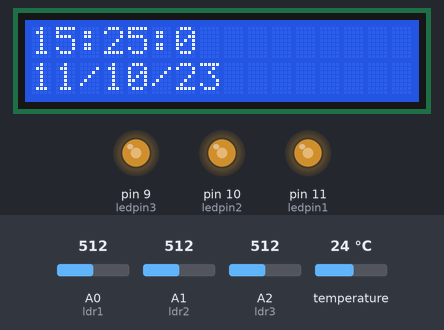
Simulated run of this sketch. Board: Arduino Uno, built with avr-gcc and run on an emulated ATmega328P. Parts: 16×2 character LCD, output pins drawn as LEDs (lit = HIGH). The inputs (shaded band) are chosen by the test bench; at power-on: A0 (ldr1) = 512, A1 (ldr2) = 512, A2 (ldr3) = 512, temperature 24 °C. The local clock reads 2024-03-15 10:24:30 at power-on unless the sketch sets it; what the sketch prints to the serial monitor is not drawn.

Above: at 4.2 s.
4.3 s: A0 (ldr1) set to 488
At 5.9 s:
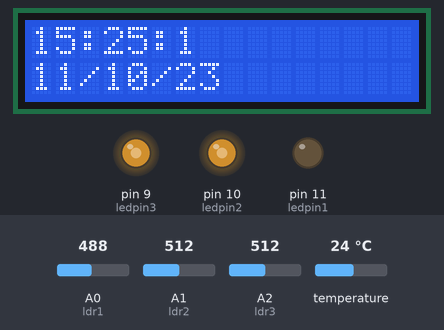
8.5 s: A1 (ldr2) set to 490
At 9.7 s:
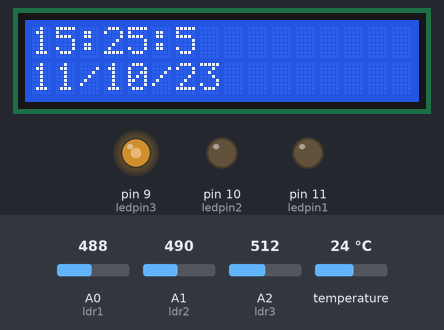
12.7 s: A2 (ldr3) set to 788
At 14.2 s:
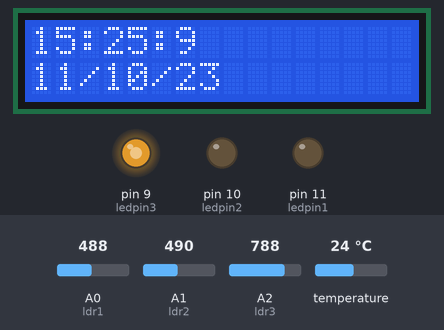
16.9 s: A2 (ldr3) set to 816
At 18.4 s:
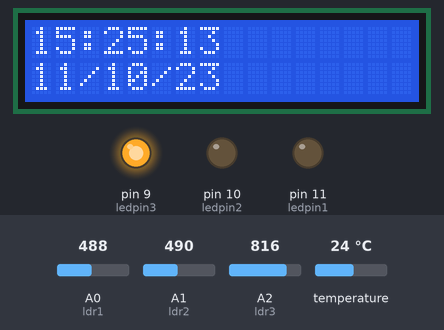
21.1 s: A1 (ldr2) set to 510
At 22.4 s:
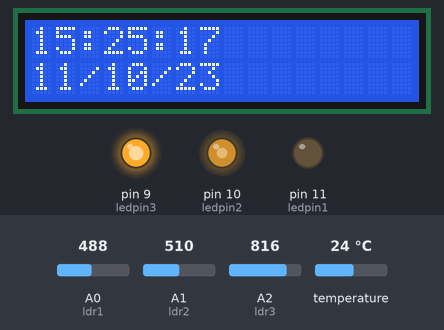
25.3 s: A0 (ldr1) set to 610
At 26.6 s:
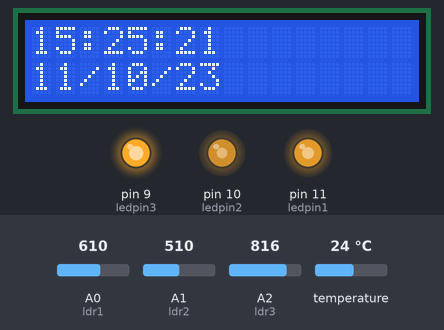
Timing chart, 0 to 28.3 s (numbered marks = the images above; inputs shaded):
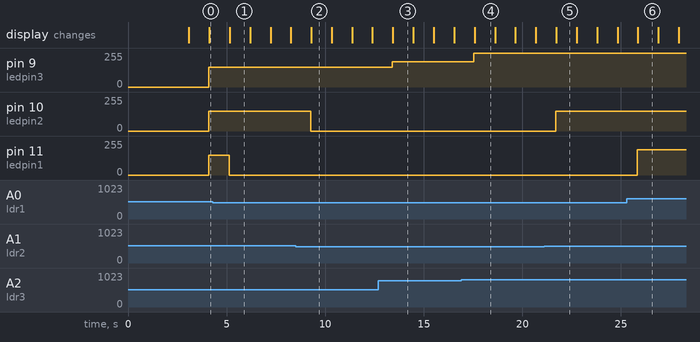

The sketch:

smart_city.ino
```cpp
#include "Arduino.h"
#include "uRTCLib.h"
#include <LiquidCrystal_I2C.h>

// uRTCLib rtc;
uRTCLib rtc(0x68);
LiquidCrystal_I2C lcd(0x27,16,2);
int ldr1=A0;
int ldr2=A1;
int ldr3=A2;
int read1;
int read2;
int read3;
int ledpin1=11;
int ledpin2=10;
int ledpin3=9;

char daysOfTheWeek[7][12] = {"Sunday", "Monday", "Tuesday", "Wednesday", "Thursday", "Friday", "Saturday"};

void setup() {
  Serial.begin(9600);
  lcd.begin();

  delay(3000); // wait for console opening

  URTCLIB_WIRE.begin();

  // Comment out below line once you set the date & time.
  // Following line sets the RTC with an explicit date & time
  // for example to set January 13 2022 at 12:56 you would call:
   rtc.set(0, 25, 15, 4, 11, 10, 23);
  // rtc.set(second, minute, hour, dayOfWeek, dayOfMonth, month, year)
  // set day of week (1=Sunday, 7=Saturday)
  Serial.begin(9600);
pinMode(ledpin1,OUTPUT);
pinMode(A0,INPUT);
pinMode(ledpin2,OUTPUT);
pinMode(A1,INPUT);
pinMode(ledpin3,OUTPUT);
pinMode(A2,INPUT);
}

void loop() {

lcd.setCursor(0,0);
lcd.print(rtc.hour());
lcd.setCursor(2,0);
lcd.print(":");
lcd.setCursor(3,0);
lcd.print(rtc.minute());
lcd.setCursor(5,0);
lcd.print(":");
lcd.setCursor(6,0);
lcd.print(rtc.second());

lcd.setCursor(0,1);
lcd.print(rtc.day());
lcd.setCursor(2,1);
lcd.print("/");
lcd.setCursor(3,1);
lcd.print(rtc.month());
lcd.setCursor(5,1);
lcd.print("/");
lcd.setCursor(6,1);
lcd.print(rtc.year());


  rtc.refresh();

  Serial.print("Current Date & Time: ");
  Serial.print(rtc.year());
  Serial.print('/');
  Serial.print(rtc.month());
  Serial.print('/');
  Serial.print(rtc.day());

  Serial.print(" (");
  Serial.print(daysOfTheWeek[rtc.dayOfWeek()-1]);
  Serial.print(") ");

  Serial.print(rtc.hour());
  Serial.print(':');
  Serial.print(rtc.minute());
  Serial.print(':');
  Serial.println(rtc.second());

  Serial.print("Temperature: ");
  Serial.print(rtc.temp()  / 100);
  Serial.print("\xC2\xB0");   //shows degrees character
  Serial.println("C");

  Serial.println();
  delay(500);


  read1=analogRead(ldr1);
Serial.println(read1);

read2=analogRead(ldr2);
Serial.println(read2);

read3=analogRead(ldr3);
Serial.println(read3);
delay(500);

if(read1>800){
 analogWrite(ledpin1,255);
}
else if(read1>600){
  analogWrite(ledpin1,190);
}
else if(read1>500){
  analogWrite(ledpin1,150);
}
else{
  digitalWrite(ledpin1,LOW);

}


if(read2>800){
 analogWrite(ledpin2,255);
}
else if(read2>600){
  analogWrite(ledpin1,190);
}
else if(read2>500){
  analogWrite(ledpin2,150);
}
else{
  digitalWrite(ledpin2,LOW);

}


if(read3>800){
 analogWrite(ledpin3,255);
}
else if(read3>600){
  analogWrite(ledpin3,190);
}
else if(read3>500){
  analogWrite(ledpin3,150);
}
else{
  digitalWrite(ledpin3,LOW);

}
}
```

Measured:
- the behaviour switches between 501 and 500 on A0 (ldr1) (found by bisection; images 0 and 1)
- the behaviour switches between 501 and 500 on A1 (ldr2) (found by bisection; images 1 and 2)
- the behaviour switches between 800 and 801 on A2 (ldr3) (found by bisection; images 3 and 4)
- after the input at 4.3 s, pin 11 (ledpin1): 150/255 → 0/255 after 0.83 s
- after the input at 8.5 s, pin 10 (ledpin2): 150/255 → 0/255 after 0.76 s
- after the input at 12.7 s, pin 9 (ledpin3): 150/255 → 190/255 after 0.70 s
- after the input at 16.9 s, pin 9 (ledpin3): 190/255 → 255/255 after 0.64 s
- after the input at 21.1 s, pin 10 (ledpin2): 0/255 → 150/255 after 0.59 s
- after the input at 25.3 s, pin 11 (ledpin1): 0/255 → 190/255 after 0.53 s
